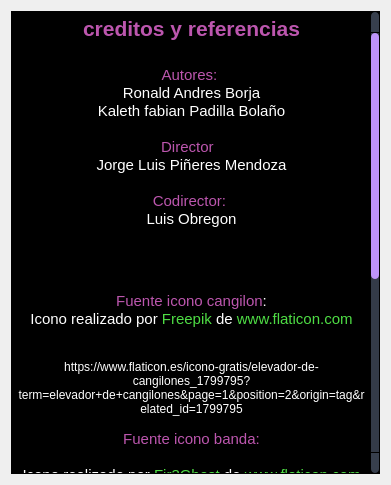
<?xml version="1.0" encoding="UTF-8"?>
<ui version="4.0">
 <class>credits</class>
 <widget class="QWidget" name="credits">
  <property name="geometry">
   <rect>
    <x>0</x>
    <y>0</y>
    <width>391</width>
    <height>485</height>
   </rect>
  </property>
  <property name="windowTitle">
   <string>Form</string>
  </property>
  <property name="styleSheet">
   <string notr="true">QScrollBar:horizontal {
    border: none;
    background: rgb(52, 59, 72);
    height: 8px;
    margin: 0px 21px 0 21px;
	border-radius: 0px;
}
QScrollBar::handle:horizontal {
    background: rgb(189, 147, 249);
    min-width: 25px;
	border-radius: 4px
}
QScrollBar::add-line:horizontal {
    border: none;
    background: rgb(55, 63, 77);
    width: 20px;
	border-top-right-radius: 4px;
    border-bottom-right-radius: 4px;
    subcontrol-position: right;
    subcontrol-origin: margin;
}
QScrollBar::sub-line:horizontal {
    border: none;
    background: rgb(55, 63, 77);
    width: 20px;
	border-top-left-radius: 4px;
    border-bottom-left-radius: 4px;
    subcontrol-position: left;
    subcontrol-origin: margin;
}
QScrollBar::up-arrow:horizontal, QScrollBar::down-arrow:horizontal
{
     background: none;
}
QScrollBar::add-page:horizontal, QScrollBar::sub-page:horizontal
{
     background: none;
}
 QScrollBar:vertical {
	border: none;
    background: rgb(52, 59, 72);
    width: 8px;
    margin: 21px 0 21px 0;
	border-radius: 0px;
 }
 QScrollBar::handle:vertical {	
	background: rgb(189, 147, 249);
    min-height: 25px;
	border-radius: 4px
 }
 QScrollBar::add-line:vertical {
     border: none;
    background: rgb(55, 63, 77);
     height: 20px;
	border-bottom-left-radius: 4px;
    border-bottom-right-radius: 4px;
     subcontrol-position: bottom;
     subcontrol-origin: margin;
 }
 QScrollBar::sub-line:vertical {
	border: none;
    background: rgb(55, 63, 77);
     height: 20px;
	border-top-left-radius: 4px;
    border-top-right-radius: 4px;
     subcontrol-position: top;
     subcontrol-origin: margin;
 }
 QScrollBar::up-arrow:vertical, QScrollBar::down-arrow:vertical {
     background: none;
 }

 QScrollBar::add-page:vertical, QScrollBar::sub-page:vertical {
     background: none;
 }
</string>
  </property>
  <layout class="QHBoxLayout" name="horizontalLayout">
   <item>
    <widget class="QTextEdit" name="textEdit">
     <property name="styleSheet">
      <string notr="true">background-color: rgb(0, 0, 0);</string>
     </property>
     <property name="html">
      <string>&lt;!DOCTYPE HTML PUBLIC &quot;-//W3C//DTD HTML 4.0//EN&quot; &quot;http://www.w3.org/TR/REC-html40/strict.dtd&quot;&gt;
&lt;html&gt;&lt;head&gt;&lt;meta name=&quot;qrichtext&quot; content=&quot;1&quot; /&gt;&lt;meta charset=&quot;utf-8&quot; /&gt;&lt;style type=&quot;text/css&quot;&gt;
p, li { white-space: pre-wrap; }
hr { height: 1px; border-width: 0; }
li.unchecked::marker { content: &quot;\2610&quot;; }
li.checked::marker { content: &quot;\2612&quot;; }
&lt;/style&gt;&lt;/head&gt;&lt;body style=&quot; font-family:'Segoe UI'; font-size:9pt; font-weight:400; font-style:normal;&quot;&gt;
&lt;p align=&quot;center&quot; style=&quot; margin-top:0px; margin-bottom:0px; margin-left:0px; margin-right:0px; -qt-block-indent:0; text-indent:0px;&quot;&gt;&lt;span style=&quot; font-size:16pt; font-weight:700; color:#bc56ae;&quot;&gt;creditos y referencias&lt;/span&gt;&lt;/p&gt;
&lt;p style=&quot;-qt-paragraph-type:empty; margin-top:0px; margin-bottom:0px; margin-left:0px; margin-right:0px; -qt-block-indent:0; text-indent:0px; font-size:16pt;&quot;&gt;&lt;br /&gt;&lt;/p&gt;
&lt;p align=&quot;center&quot; style=&quot; margin-top:0px; margin-bottom:0px; margin-left:0px; margin-right:0px; -qt-block-indent:0; text-indent:0px;&quot;&gt;&lt;span style=&quot; font-size:11pt; color:#bc56ae;&quot;&gt;Autores: &lt;/span&gt;&lt;/p&gt;
&lt;p align=&quot;center&quot; style=&quot; margin-top:0px; margin-bottom:0px; margin-left:0px; margin-right:0px; -qt-block-indent:0; text-indent:0px;&quot;&gt;&lt;span style=&quot; font-size:11pt; color:#ffffff;&quot;&gt;Ronald Andres Borja&lt;/span&gt;&lt;/p&gt;
&lt;p align=&quot;center&quot; style=&quot; margin-top:0px; margin-bottom:0px; margin-left:0px; margin-right:0px; -qt-block-indent:0; text-indent:0px;&quot;&gt;&lt;span style=&quot; font-size:11pt; color:#ffffff;&quot;&gt;Kaleth fabian Padilla Bolaño&lt;/span&gt;&lt;/p&gt;
&lt;p align=&quot;center&quot; style=&quot;-qt-paragraph-type:empty; margin-top:0px; margin-bottom:0px; margin-left:0px; margin-right:0px; -qt-block-indent:0; text-indent:0px; font-size:11pt; color:#ffffff;&quot;&gt;&lt;br /&gt;&lt;/p&gt;
&lt;p align=&quot;center&quot; style=&quot; margin-top:0px; margin-bottom:0px; margin-left:0px; margin-right:0px; -qt-block-indent:0; text-indent:0px;&quot;&gt;&lt;span style=&quot; font-size:11pt; color:#bc56ae;&quot;&gt;Director&lt;/span&gt;&lt;span style=&quot; font-size:11pt;&quot;&gt;: &lt;/span&gt;&lt;/p&gt;
&lt;p align=&quot;center&quot; style=&quot; margin-top:0px; margin-bottom:0px; margin-left:0px; margin-right:0px; -qt-block-indent:0; text-indent:0px;&quot;&gt;&lt;span style=&quot; font-size:11pt; color:#ffffff;&quot;&gt;Jorge Luis Piñeres Mendoza&lt;/span&gt;&lt;/p&gt;
&lt;p align=&quot;center&quot; style=&quot;-qt-paragraph-type:empty; margin-top:0px; margin-bottom:0px; margin-left:0px; margin-right:0px; -qt-block-indent:0; text-indent:0px; font-size:11pt; color:#ffffff;&quot;&gt;&lt;br /&gt;&lt;/p&gt;
&lt;p align=&quot;center&quot; style=&quot; margin-top:0px; margin-bottom:0px; margin-left:0px; margin-right:0px; -qt-block-indent:0; text-indent:0px;&quot;&gt;&lt;span style=&quot; font-size:11pt; color:#bc56ae;&quot;&gt;Codirector: &lt;/span&gt;&lt;/p&gt;
&lt;p align=&quot;center&quot; style=&quot; margin-top:0px; margin-bottom:0px; margin-left:0px; margin-right:0px; -qt-block-indent:0; text-indent:0px;&quot;&gt;&lt;span style=&quot; font-size:11pt; color:#ffffff;&quot;&gt;Luis Obregon&lt;/span&gt;&lt;/p&gt;
&lt;p align=&quot;center&quot; style=&quot;-qt-paragraph-type:empty; margin-top:0px; margin-bottom:0px; margin-left:0px; margin-right:0px; -qt-block-indent:0; text-indent:0px; font-size:11pt; color:#ffffff;&quot;&gt;&lt;br /&gt;&lt;/p&gt;
&lt;p align=&quot;center&quot; style=&quot;-qt-paragraph-type:empty; margin-top:0px; margin-bottom:0px; margin-left:0px; margin-right:0px; -qt-block-indent:0; text-indent:0px;&quot;&gt;&lt;br /&gt;&lt;/p&gt;
&lt;p align=&quot;center&quot; style=&quot;-qt-paragraph-type:empty; margin-top:0px; margin-bottom:0px; margin-left:0px; margin-right:0px; -qt-block-indent:0; text-indent:0px; font-size:11pt; color:#ffffff;&quot;&gt;&lt;br /&gt;&lt;/p&gt;
&lt;p style=&quot;-qt-paragraph-type:empty; margin-top:0px; margin-bottom:0px; margin-left:0px; margin-right:0px; -qt-block-indent:0; text-indent:0px;&quot;&gt;&lt;br /&gt;&lt;/p&gt;
&lt;p align=&quot;center&quot; style=&quot; margin-top:0px; margin-bottom:0px; margin-left:0px; margin-right:0px; -qt-block-indent:0; text-indent:0px;&quot;&gt;&lt;span style=&quot; font-size:11pt; color:#bc56ae;&quot;&gt;Fuente icono cangilon&lt;/span&gt;&lt;span style=&quot; font-size:11pt; color:#ffffff;&quot;&gt;:&lt;/span&gt;&lt;/p&gt;
&lt;p align=&quot;center&quot; style=&quot; margin-top:0px; margin-bottom:0px; margin-left:0px; margin-right:0px; -qt-block-indent:0; text-indent:0px;&quot;&gt;&lt;span style=&quot; font-size:11pt; color:#ffffff;&quot;&gt;Icono realizado por&lt;/span&gt;&lt;span style=&quot; font-size:11pt; color:#bc56ae;&quot;&gt; &lt;/span&gt;&lt;span style=&quot; font-size:11pt; color:#4edd44;&quot;&gt;Freepik&lt;/span&gt;&lt;span style=&quot; font-size:11pt; color:#bc56ae;&quot;&gt; &lt;/span&gt;&lt;span style=&quot; font-size:11pt; color:#ffffff;&quot;&gt;de&lt;/span&gt;&lt;span style=&quot; font-size:11pt; color:#bc56ae;&quot;&gt; &lt;/span&gt;&lt;span style=&quot; font-size:11pt; color:#4edd44;&quot;&gt;www.flaticon.com&lt;/span&gt;&lt;/p&gt;
&lt;p style=&quot;-qt-paragraph-type:empty; margin-top:0px; margin-bottom:0px; margin-left:0px; margin-right:0px; -qt-block-indent:0; text-indent:0px; font-size:11pt; color:#bc56ae;&quot;&gt;&lt;br /&gt;&lt;/p&gt;
&lt;p align=&quot;center&quot; style=&quot;-qt-paragraph-type:empty; margin-top:0px; margin-bottom:0px; margin-left:0px; margin-right:0px; -qt-block-indent:0; text-indent:0px;&quot;&gt;&lt;br /&gt;&lt;/p&gt;
&lt;p align=&quot;center&quot; style=&quot; margin-top:0px; margin-bottom:0px; margin-left:0px; margin-right:0px; -qt-block-indent:0; text-indent:0px;&quot;&gt;&lt;span style=&quot; color:#ffffff;&quot;&gt;https://www.flaticon.es/icono-gratis/elevador-de-cangilones_1799795?term=elevador+de+cangilones&amp;amp;page=1&amp;amp;position=2&amp;amp;origin=tag&amp;amp;related_id=1799795&lt;/span&gt;&lt;/p&gt;
&lt;p style=&quot;-qt-paragraph-type:empty; margin-top:0px; margin-bottom:0px; margin-left:0px; margin-right:0px; -qt-block-indent:0; text-indent:0px;&quot;&gt;&lt;br /&gt;&lt;/p&gt;
&lt;p align=&quot;center&quot; style=&quot; margin-top:0px; margin-bottom:0px; margin-left:0px; margin-right:0px; -qt-block-indent:0; text-indent:0px;&quot;&gt;&lt;span style=&quot; font-size:11pt; color:#bc56ae;&quot;&gt;Fuente icono banda:&lt;/span&gt;&lt;/p&gt;
&lt;p align=&quot;center&quot; style=&quot;-qt-paragraph-type:empty; margin-top:0px; margin-bottom:0px; margin-left:0px; margin-right:0px; -qt-block-indent:0; text-indent:0px; font-size:11pt; color:#bc56ae;&quot;&gt;&lt;br /&gt;&lt;/p&gt;
&lt;p align=&quot;center&quot; style=&quot; margin-top:0px; margin-bottom:0px; margin-left:0px; margin-right:0px; -qt-block-indent:0; text-indent:0px;&quot;&gt;&lt;span style=&quot; font-size:11pt; color:#ffffff;&quot;&gt;Icono realizado por&lt;/span&gt;&lt;span style=&quot; font-size:11pt; color:#bc56ae;&quot;&gt; &lt;/span&gt;&lt;span style=&quot; font-size:11pt; color:#4edd44;&quot;&gt;Fir3Ghost&lt;/span&gt;&lt;span style=&quot; font-size:11pt; color:#bc56ae;&quot;&gt; &lt;/span&gt;&lt;span style=&quot; font-size:11pt; color:#ffffff;&quot;&gt;de&lt;/span&gt;&lt;span style=&quot; font-size:11pt; color:#bc56ae;&quot;&gt; &lt;/span&gt;&lt;span style=&quot; font-size:11pt; color:#4edd44;&quot;&gt;www.flaticon.com&lt;/span&gt;&lt;/p&gt;
&lt;p align=&quot;center&quot; style=&quot;-qt-paragraph-type:empty; margin-top:0px; margin-bottom:0px; margin-left:0px; margin-right:0px; -qt-block-indent:0; text-indent:0px; font-size:11pt; color:#4edd44;&quot;&gt;&lt;br /&gt;&lt;/p&gt;
&lt;p align=&quot;center&quot; style=&quot; margin-top:0px; margin-bottom:0px; margin-left:0px; margin-right:0px; -qt-block-indent:0; text-indent:0px;&quot;&gt;&lt;span style=&quot; color:#ffffff;&quot;&gt;https://www.flaticon.es/icono-gratis/cinta-transportadora_9946374?term=cinta+transportadora&amp;amp;page=1&amp;amp;position=52&amp;amp;origin=tag&amp;amp;related_id=9946374&lt;/span&gt;&lt;/p&gt;
&lt;p align=&quot;center&quot; style=&quot;-qt-paragraph-type:empty; margin-top:0px; margin-bottom:0px; margin-left:0px; margin-right:0px; -qt-block-indent:0; text-indent:0px; color:#ffffff;&quot;&gt;&lt;br /&gt;&lt;/p&gt;
&lt;p align=&quot;center&quot; style=&quot; margin-top:0px; margin-bottom:0px; margin-left:0px; margin-right:0px; -qt-block-indent:0; text-indent:0px;&quot;&gt;&lt;span style=&quot; font-size:11pt; color:#bc56ae;&quot;&gt;Fuente icono Molino:&lt;/span&gt;&lt;/p&gt;
&lt;p align=&quot;center&quot; style=&quot;-qt-paragraph-type:empty; margin-top:0px; margin-bottom:0px; margin-left:0px; margin-right:0px; -qt-block-indent:0; text-indent:0px; font-size:11pt; color:#bc56ae;&quot;&gt;&lt;br /&gt;&lt;/p&gt;
&lt;p align=&quot;center&quot; style=&quot; margin-top:0px; margin-bottom:0px; margin-left:0px; margin-right:0px; -qt-block-indent:0; text-indent:0px;&quot;&gt;&lt;span style=&quot; font-size:11pt; color:#ffffff;&quot;&gt;Icono realizado por&lt;/span&gt;&lt;span style=&quot; font-size:11pt; color:#bc56ae;&quot;&gt; &lt;/span&gt;&lt;span style=&quot; font-size:11pt; color:#4edd44;&quot;&gt;Freepik&lt;/span&gt;&lt;span style=&quot; font-size:11pt; color:#bc56ae;&quot;&gt; &lt;/span&gt;&lt;span style=&quot; font-size:11pt; color:#ffffff;&quot;&gt;de&lt;/span&gt;&lt;span style=&quot; font-size:11pt; color:#bc56ae;&quot;&gt; &lt;/span&gt;&lt;span style=&quot; font-size:11pt; color:#4edd44;&quot;&gt;www.flaticon.com&lt;/span&gt;&lt;/p&gt;
&lt;p align=&quot;center&quot; style=&quot;-qt-paragraph-type:empty; margin-top:0px; margin-bottom:0px; margin-left:0px; margin-right:0px; -qt-block-indent:0; text-indent:0px; font-size:11pt; color:#bc56ae;&quot;&gt;&lt;br /&gt;&lt;/p&gt;
&lt;p align=&quot;center&quot; style=&quot;-qt-paragraph-type:empty; margin-top:0px; margin-bottom:0px; margin-left:0px; margin-right:0px; -qt-block-indent:0; text-indent:0px;&quot;&gt;&lt;br /&gt;&lt;/p&gt;
&lt;p align=&quot;center&quot; style=&quot; margin-top:0px; margin-bottom:0px; margin-left:0px; margin-right:0px; -qt-block-indent:0; text-indent:0px;&quot;&gt;&lt;span style=&quot; color:#ffffff;&quot;&gt;&amp;lt;a href=&amp;quot;https://www.flaticon.es/iconos-gratis/molino-de-piedra&amp;quot; title=&amp;quot;molino de piedra iconos&amp;quot;&amp;gt;Molino de piedra iconos creados por Freepik - Flaticon&amp;lt;/a&amp;gt;&lt;/span&gt;&lt;/p&gt;
&lt;p align=&quot;center&quot; style=&quot;-qt-paragraph-type:empty; margin-top:0px; margin-bottom:0px; margin-left:0px; margin-right:0px; -qt-block-indent:0; text-indent:0px; color:#ffffff;&quot;&gt;&lt;br /&gt;&lt;/p&gt;
&lt;p align=&quot;center&quot; style=&quot;-qt-paragraph-type:empty; margin-top:0px; margin-bottom:0px; margin-left:0px; margin-right:0px; -qt-block-indent:0; text-indent:0px;&quot;&gt;&lt;br /&gt;&lt;/p&gt;
&lt;p align=&quot;center&quot; style=&quot; margin-top:0px; margin-bottom:0px; margin-left:0px; margin-right:0px; -qt-block-indent:0; text-indent:0px;&quot;&gt;&lt;span style=&quot; font-size:11pt; color:#bc56ae;&quot;&gt;Fuente icono zaranda:&lt;/span&gt;&lt;/p&gt;
&lt;p style=&quot;-qt-paragraph-type:empty; margin-top:0px; margin-bottom:0px; margin-left:0px; margin-right:0px; -qt-block-indent:0; text-indent:0px; font-size:11pt; color:#bc56ae;&quot;&gt;&lt;br /&gt;&lt;/p&gt;
&lt;p align=&quot;center&quot; style=&quot;-qt-paragraph-type:empty; margin-top:0px; margin-bottom:0px; margin-left:0px; margin-right:0px; -qt-block-indent:0; text-indent:0px; color:#bc56ae;&quot;&gt;&lt;br /&gt;&lt;/p&gt;
&lt;p align=&quot;center&quot; style=&quot;-qt-paragraph-type:empty; margin-top:0px; margin-bottom:0px; margin-left:0px; margin-right:0px; -qt-block-indent:0; text-indent:0px;&quot;&gt;&lt;br /&gt;&lt;/p&gt;&lt;/body&gt;&lt;/html&gt;</string>
     </property>
    </widget>
   </item>
  </layout>
 </widget>
 <resources/>
 <connections/>
</ui>
